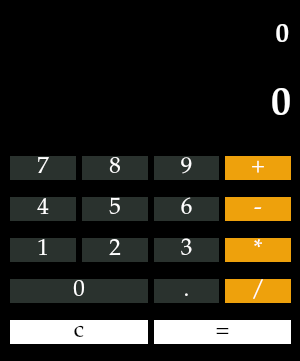
<?xml version="1.0" encoding="UTF-8"?>
<ui version="4.0">
 <class>MainWindow</class>
 <widget class="QMainWindow" name="MainWindow">
  <property name="geometry">
   <rect>
    <x>0</x>
    <y>0</y>
    <width>300</width>
    <height>361</height>
   </rect>
  </property>
  <property name="maximumSize">
   <size>
    <width>300</width>
    <height>450</height>
   </size>
  </property>
  <property name="windowTitle">
   <string>MainWindow</string>
  </property>
  <property name="styleSheet">
   <string notr="true">background-color: rgb(0, 0, 0);</string>
  </property>
  <widget class="QWidget" name="widget">
   <widget class="QLabel" name="main_label">
    <property name="geometry">
     <rect>
      <x>10</x>
      <y>80</y>
      <width>281</width>
      <height>51</height>
     </rect>
    </property>
    <property name="font">
     <font>
      <family>Palatino Linotype</family>
      <pointsize>30</pointsize>
      <bold>true</bold>
     </font>
    </property>
    <property name="autoFillBackground">
     <bool>false</bool>
    </property>
    <property name="styleSheet">
     <string notr="true">color: white;</string>
    </property>
    <property name="text">
     <string>0</string>
    </property>
    <property name="alignment">
     <set>Qt::AlignmentFlag::AlignRight|Qt::AlignmentFlag::AlignTrailing|Qt::AlignmentFlag::AlignVCenter</set>
    </property>
   </widget>
   <widget class="QLabel" name="main_label2">
    <property name="enabled">
     <bool>false</bool>
    </property>
    <property name="geometry">
     <rect>
      <x>8</x>
      <y>10</y>
      <width>281</width>
      <height>51</height>
     </rect>
    </property>
    <property name="font">
     <font>
      <family>Palatino Linotype</family>
      <pointsize>20</pointsize>
      <bold>true</bold>
     </font>
    </property>
    <property name="styleSheet">
     <string notr="true">color:white;</string>
    </property>
    <property name="text">
     <string>0</string>
    </property>
    <property name="alignment">
     <set>Qt::AlignmentFlag::AlignRight|Qt::AlignmentFlag::AlignTrailing|Qt::AlignmentFlag::AlignVCenter</set>
    </property>
   </widget>
   <widget class="QWidget" name="gridLayoutWidget">
    <property name="geometry">
     <rect>
      <x>10</x>
      <y>145</y>
      <width>281</width>
      <height>211</height>
     </rect>
    </property>
    <layout class="QGridLayout" name="gridLayout">
     <item row="1" column="2">
      <widget class="QPushButton" name="button_6">
       <property name="font">
        <font>
         <family>Palatino Linotype</family>
         <pointsize>17</pointsize>
        </font>
       </property>
       <property name="styleSheet">
        <string notr="true">background-color: rgb(42, 50, 46);
color: white;
border-radius: 50px;</string>
       </property>
       <property name="text">
        <string>6</string>
       </property>
      </widget>
     </item>
     <item row="0" column="0">
      <widget class="QPushButton" name="button_7">
       <property name="font">
        <font>
         <family>Palatino Linotype</family>
         <pointsize>17</pointsize>
        </font>
       </property>
       <property name="styleSheet">
        <string notr="true">background-color: rgb(42, 50, 46);
color: white;
border-radius: 50px;</string>
       </property>
       <property name="text">
        <string>7</string>
       </property>
      </widget>
     </item>
     <item row="1" column="3">
      <widget class="QPushButton" name="button_moins">
       <property name="font">
        <font>
         <family>Palatino Linotype</family>
         <pointsize>17</pointsize>
        </font>
       </property>
       <property name="styleSheet">
        <string notr="true">background-color: #EEA10C;
color: white;
border-radius: 50px;</string>
       </property>
       <property name="text">
        <string>-</string>
       </property>
      </widget>
     </item>
     <item row="3" column="3">
      <widget class="QPushButton" name="button_division">
       <property name="font">
        <font>
         <family>Palatino Linotype</family>
         <pointsize>17</pointsize>
        </font>
       </property>
       <property name="styleSheet">
        <string notr="true">background-color: #EEA10C;
color: white;
border-radius: 50px;</string>
       </property>
       <property name="text">
        <string>/</string>
       </property>
      </widget>
     </item>
     <item row="0" column="2">
      <widget class="QPushButton" name="button_9">
       <property name="font">
        <font>
         <family>Palatino Linotype</family>
         <pointsize>17</pointsize>
        </font>
       </property>
       <property name="styleSheet">
        <string notr="true">background-color: rgb(42, 50, 46);
color: white;
border-radius: 50px;</string>
       </property>
       <property name="text">
        <string>9</string>
       </property>
      </widget>
     </item>
     <item row="2" column="1">
      <widget class="QPushButton" name="button_2">
       <property name="font">
        <font>
         <family>Palatino Linotype</family>
         <pointsize>17</pointsize>
        </font>
       </property>
       <property name="styleSheet">
        <string notr="true">background-color: rgb(42, 50, 46);
color: white;
border-radius: 50px;</string>
       </property>
       <property name="text">
        <string>2</string>
       </property>
      </widget>
     </item>
     <item row="2" column="2">
      <widget class="QPushButton" name="button_3">
       <property name="font">
        <font>
         <family>Palatino Linotype</family>
         <pointsize>17</pointsize>
        </font>
       </property>
       <property name="styleSheet">
        <string notr="true">background-color: rgb(42, 50, 46);
color: white;
border-radius: 50px;</string>
       </property>
       <property name="text">
        <string>3</string>
       </property>
      </widget>
     </item>
     <item row="0" column="3">
      <widget class="QPushButton" name="button_plus">
       <property name="font">
        <font>
         <family>Palatino Linotype</family>
         <pointsize>17</pointsize>
        </font>
       </property>
       <property name="styleSheet">
        <string notr="true">background-color: #EEA10C;
color: white;
border-radius: 50px;</string>
       </property>
       <property name="text">
        <string>+</string>
       </property>
      </widget>
     </item>
     <item row="3" column="0" colspan="2">
      <widget class="QPushButton" name="button_0">
       <property name="font">
        <font>
         <family>Palatino Linotype</family>
         <pointsize>17</pointsize>
        </font>
       </property>
       <property name="styleSheet">
        <string notr="true">background-color: rgb(42, 50, 46);
color: white;
border-radius: 50px;</string>
       </property>
       <property name="text">
        <string>0</string>
       </property>
      </widget>
     </item>
     <item row="3" column="2">
      <widget class="QPushButton" name="button_dote">
       <property name="font">
        <font>
         <family>Palatino Linotype</family>
         <pointsize>17</pointsize>
        </font>
       </property>
       <property name="styleSheet">
        <string notr="true">background-color: rgb(42, 50, 46);
color: white;
border-radius: 50px;</string>
       </property>
       <property name="text">
        <string>.</string>
       </property>
      </widget>
     </item>
     <item row="2" column="0">
      <widget class="QPushButton" name="button_1">
       <property name="font">
        <font>
         <family>Palatino Linotype</family>
         <pointsize>17</pointsize>
        </font>
       </property>
       <property name="styleSheet">
        <string notr="true">background-color: rgb(42, 50, 46);
color: white;
border-radius: 50px;</string>
       </property>
       <property name="text">
        <string>1</string>
       </property>
      </widget>
     </item>
     <item row="1" column="1">
      <widget class="QPushButton" name="button_5">
       <property name="font">
        <font>
         <family>Palatino Linotype</family>
         <pointsize>17</pointsize>
        </font>
       </property>
       <property name="styleSheet">
        <string notr="true">background-color: rgb(42, 50, 46);
color: white;
border-radius: 50px;</string>
       </property>
       <property name="text">
        <string>5</string>
       </property>
      </widget>
     </item>
     <item row="2" column="3">
      <widget class="QPushButton" name="button_multi">
       <property name="font">
        <font>
         <family>Palatino Linotype</family>
         <pointsize>17</pointsize>
        </font>
       </property>
       <property name="styleSheet">
        <string notr="true">background-color: #EEA10C;
color: white;
border-radius: 50px;</string>
       </property>
       <property name="text">
        <string>*</string>
       </property>
      </widget>
     </item>
     <item row="1" column="0">
      <widget class="QPushButton" name="button_4">
       <property name="font">
        <font>
         <family>Palatino Linotype</family>
         <pointsize>17</pointsize>
        </font>
       </property>
       <property name="styleSheet">
        <string notr="true">background-color: rgb(42, 50, 46);
color: white;
border-radius: 50px;</string>
       </property>
       <property name="text">
        <string>4</string>
       </property>
      </widget>
     </item>
     <item row="0" column="1">
      <widget class="QPushButton" name="button_8">
       <property name="font">
        <font>
         <family>Palatino Linotype</family>
         <pointsize>17</pointsize>
        </font>
       </property>
       <property name="styleSheet">
        <string notr="true">background-color: rgb(42, 50, 46);
color: white;
border-radius: 50px;</string>
       </property>
       <property name="text">
        <string>8</string>
       </property>
      </widget>
     </item>
     <item row="4" column="0" colspan="2">
      <widget class="QPushButton" name="button_clear">
       <property name="font">
        <font>
         <family>Palatino Linotype</family>
         <pointsize>17</pointsize>
        </font>
       </property>
       <property name="styleSheet">
        <string notr="true">background-color: white;
color: black;
border-radius: 50px;</string>
       </property>
       <property name="text">
        <string>c</string>
       </property>
      </widget>
     </item>
     <item row="4" column="2" colspan="2">
      <widget class="QPushButton" name="button_equal">
       <property name="font">
        <font>
         <family>Palatino Linotype</family>
         <pointsize>17</pointsize>
        </font>
       </property>
       <property name="styleSheet">
        <string notr="true">background-color: white;
color: black;
border-radius: 50px;</string>
       </property>
       <property name="text">
        <string>=</string>
       </property>
      </widget>
     </item>
    </layout>
   </widget>
  </widget>
 </widget>
 <resources/>
 <connections/>
</ui>
